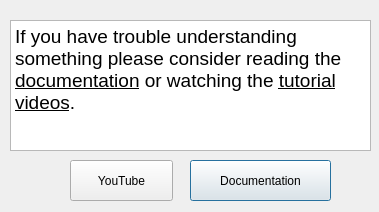
<?xml version="1.0" encoding="UTF-8"?>
<ui version="4.0">
 <class>Dialog</class>
 <widget class="QDialog" name="Dialog">
  <property name="windowModality">
   <enum>Qt::ApplicationModal</enum>
  </property>
  <property name="geometry">
   <rect>
    <x>0</x>
    <y>0</y>
    <width>379</width>
    <height>212</height>
   </rect>
  </property>
  <property name="windowTitle">
   <string>Help</string>
  </property>
  <property name="autoFillBackground">
   <bool>false</bool>
  </property>
  <widget class="QTextBrowser" name="textBrowser">
   <property name="geometry">
    <rect>
     <x>10</x>
     <y>20</y>
     <width>361</width>
     <height>131</height>
    </rect>
   </property>
   <property name="autoFillBackground">
    <bool>true</bool>
   </property>
   <property name="html">
    <string>&lt;!DOCTYPE HTML PUBLIC &quot;-//W3C//DTD HTML 4.0//EN&quot; &quot;http://www.w3.org/TR/REC-html40/strict.dtd&quot;&gt;
&lt;html&gt;&lt;head&gt;&lt;meta name=&quot;qrichtext&quot; content=&quot;1&quot; /&gt;&lt;style type=&quot;text/css&quot;&gt;
p, li { white-space: pre-wrap; }
&lt;/style&gt;&lt;/head&gt;&lt;body style=&quot; font-family:'Ubuntu'; font-size:11pt; font-weight:400; font-style:normal;&quot;&gt;
&lt;p style=&quot; margin-top:0px; margin-bottom:0px; margin-left:0px; margin-right:0px; -qt-block-indent:0; text-indent:0px;&quot;&gt;&lt;span style=&quot; font-size:14pt;&quot;&gt;If you have trouble understanding something please consider reading the &lt;/span&gt;&lt;span style=&quot; font-size:14pt; text-decoration: underline;&quot;&gt;documentation&lt;/span&gt;&lt;span style=&quot; font-size:14pt;&quot;&gt; or watching the &lt;/span&gt;&lt;span style=&quot; font-size:14pt; text-decoration: underline;&quot;&gt;tutorial videos&lt;/span&gt;&lt;span style=&quot; font-size:14pt;&quot;&gt;.&lt;/span&gt;&lt;/p&gt;&lt;/body&gt;&lt;/html&gt;</string>
   </property>
  </widget>
  <widget class="QPushButton" name="pushButton">
   <property name="geometry">
    <rect>
     <x>190</x>
     <y>160</y>
     <width>141</width>
     <height>41</height>
    </rect>
   </property>
   <property name="text">
    <string>Documentation</string>
   </property>
   <property name="icon">
    <iconset>
     <normaloff>../../../Personal/cd01e9c9b9e961e1c896e5556cb7b159.png</normaloff>../../../Personal/cd01e9c9b9e961e1c896e5556cb7b159.png</iconset>
   </property>
  </widget>
  <widget class="QPushButton" name="pushButton_2">
   <property name="geometry">
    <rect>
     <x>70</x>
     <y>160</y>
     <width>103</width>
     <height>41</height>
    </rect>
   </property>
   <property name="text">
    <string>YouTube</string>
   </property>
   <property name="icon">
    <iconset>
     <normaloff>../../../Personal/YouTube-icon-full_color.png</normaloff>../../../Personal/YouTube-icon-full_color.png</iconset>
   </property>
  </widget>
 </widget>
 <resources/>
 <connections/>
</ui>
